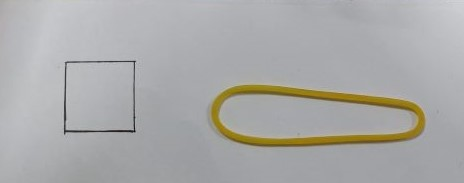
#> input picture references/4_python_test/test_4_10_data/222.jpg, 464 x 183 px, found by its file name
$ python test_4_10_1.py   (older library calls are emulated)
#> lines starting #> are read from the running program, lines starting #| are printed output that depends on the picture; after the words box and inside, x2 and y2 are one past the last pixel; in counts of white or black regions, pixels touching at a corner belong together
import cv2
import numpy as np
import math
img=cv2.imread("/home/mowen/4_python_test/test_4_10_data/222.jpg")
#> img is the input picture: shape (183, 464, 3); mean B, G, R 168.5, 169.6, 169.9


def celiang(img1):
    gray = cv2.cvtColor(img1, cv2.COLOR_BGR2GRAY)
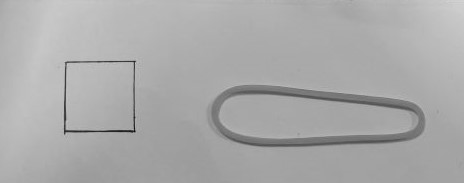
#> gray: shape (183, 464); min 13, max 211, mean 169.5
    blur=cv2.GaussianBlur(gray, (3, 3), 0)
    cv2.imshow("gaosi",blur)
    edged = cv2.Canny(blur, 70, 80)
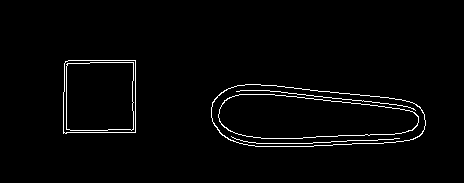
#> edged: shape (183, 464); 2.2% white in thin lines or dots, all inside (x1, y1, x2, y2) = (63, 60, 426, 147)
    lunkuo(edged,img1)
    cv2.imshow("edged",edged)
    cv2.imshow("img",img1)

# img2为二值化图，img3为原图
def lunkuo(img2,img3):
    binary,cnts, hierarchy = cv2.findContours(img2, cv2.RETR_EXTERNAL, cv2.CHAIN_APPROX_SIMPLE)
#> cnts = 2 contours; box (x1, y1, x2, y2) and area: (211, 84, 426, 147) 10718, (63, 60, 136, 134) 5150
    # 标记尺寸格在左上角，先寻找左上角的尺寸格
    # 遍历每一个轮廓，计算平均x,y坐标值，最小的则为标记格
    ar_min=[]
    for lun in range(len(cnts)):
        # 最小外接矩形
        rect = cv2.minAreaRect(cnts[lun])
        x=int((int(rect[0][0])+int(rect[1][0]))/2)
        y = int((int(rect[0][1]) + int(rect[1][1])) / 2)
        x_y=x+y
        ar_min.append(x_y)
#> this loop made 2 passes
#> (rect, x, y, x_y) on passes 1 to 2: (((318, 115), (62, 214), -90), 190, 164, 354), (((99, 96.5), (73, 72), -90), 85, 83, 168)
#> after the loop, ar_min = [354, 168]
    # 求列表最小值及索引
    min_value = min(ar_min)  # 求列表最小值
#> min_value = 168
    min_idx =ar_min.index(min_value) # 求最小值对应索引
#> min_idx = 1
    # 标记格两点的实际距离为2.8
    # 标记格两点的像素距离的二次方为long
    rect1=cv2.minAreaRect(cnts[min_idx])
#> rect1 = ((99, 96.5), (73, 72), -90)
    box_1 = cv2.boxPoints(rect1)
#> box_1 = [[135, 133], [63, 133], [63, 60], [135, 60]]
    # 数据类型转换
    box_biao = np.int0(box_1)
#> box_biao = [[134, 132], [63, 132], [63, 60], [134, 60]]
    cha_x=abs(int(box_biao[0][0])-int(box_biao[2][0]))
#> cha_x = 71
    cha_y=abs(int(box_biao[0][1])-int(box_biao[2][1]))
#> cha_y = 72
    cv2.line(img3, (int(box_biao[0][1]), int(box_biao[0][0])), (int(box_biao[2][1]), int(box_biao[2][0])), (0, 255, 0), 2)
    long=int((cha_x*cha_x)+(cha_y*cha_y))
#> long = 10225
    long1=math.sqrt(long)
#> long1 = 101.1
    for lun in range(len(cnts)):
        # 最小外接矩形
        rect = cv2.minAreaRect(cnts[lun])
        box = cv2.boxPoints(rect)
        # 数据类型转换
        box1 = np.int0(box)
        # 计算两条边的长度

        bian1=int((abs(box1[0][0]-box1[1][0])*abs(box1[0][0]-box[1][0]))+(abs(box1[0][1]-box1[1][1])*abs(box1[0][1]-box1[1][1])))
        bian2 = int((abs(box1[0][0] - box1[-1][0]) * abs(box1[0][0] - box1[-1][0])) + (
                    abs(box1[0][1] - box1[-1][1]) * abs(box1[0][1] - box1[-1][1])))
        bian11=math.sqrt(bian1)
        bian22=math.sqrt(bian2)
        # 转换实际距离
        bian1_shiji = (2.8 / long1) * bian11
        bian_shiji_1 = round(bian1_shiji, 2)
        bian2_shiji = (2.8 / long1) * bian22
        bian_shiji_2 = round(bian2_shiji, 2)
        cv2.drawContours(img3, [box1], -1, (0, 0, 255), 2)  # 画出各个轮廓

        cv2.line(img3, (int(box1[0][0]), int(box1[0][1])), (int(box1[1][0]), int(box1[1][1])), (255, 0, 0), 2)
        cv2.putText(img3, str(bian_shiji_1),(int(box1[1][0])-30,int(box1[1][1])+30),cv2.FONT_HERSHEY_COMPLEX, 1, (255, 0, 0), 1)

        cv2.line(img3, (int(box1[0][0]), int(box1[0][1])), (int(box1[-1][0]), int(box1[-1][1])), (255, 0, 0), 2)
        cv2.putText(img3, str(bian_shiji_2),(int(box1[-1][0])-30,int(box1[-1][1])+30),cv2.FONT_HERSHEY_COMPLEX, 1, (255, 0, 0), 1)
#> this loop made 2 passes
#> (rect, box1, bian1, bian2, bian11, bian22, bian1_shiji, bian_shiji_1) on pass 1: (((318, 115), (62, 214), -90), [[425, 146], [211, 146], [211, 84], [425, 84]], 45796, 3844, 214, 62, 5.93, 5.93)
#> (rect, box, box1, bian1, bian2, bian11, bian22, bian1_shiji) on pass 2: (((99, 96.5), (73, 72), -90), [[135, 133], [63, 133], [63, 60], [135, 60]], [[134, 132], [63, 132], [63, 60], [134, 60]], 5041, 5184, 71, 72, 1.97)
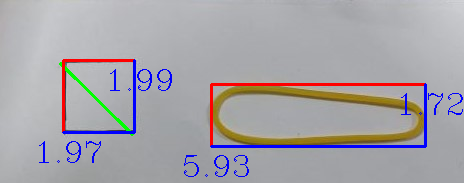
#> img3: shape (183, 464, 3); mean B, G, R 168.3, 163.6, 166.7

if __name__ == '__main__':
     celiang(img)

cv2.waitKey(0)
